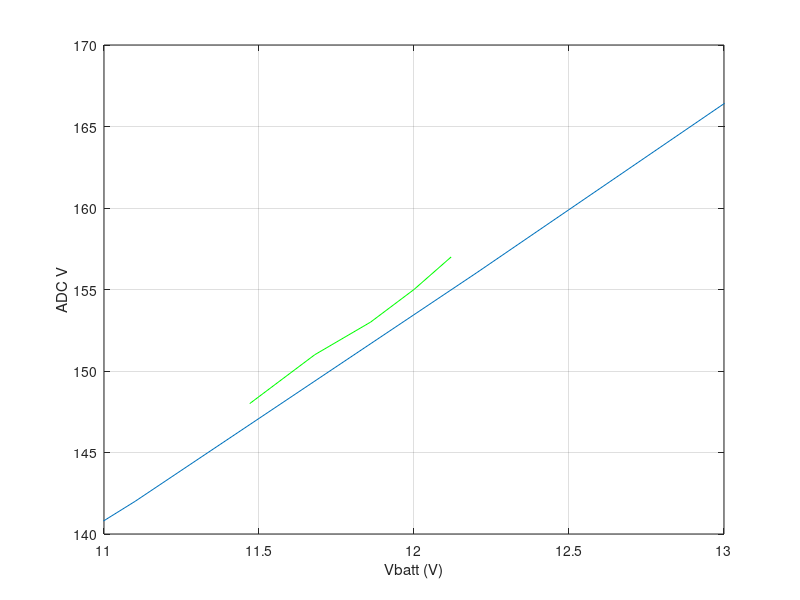

This chart was generated by the following MATLAB code:
% 0.1 ohm current sense resistor 20 June 2009

% Vbatt VbattADC IADC
d = [ 
[  9.2 118 ]
[ 10.0 129 ]
[ 11.1 142 ]
[ 12.2 156 ]
[ 13.2 169 ]
[ 14.0 179 ]
]

d1 = [ 
[ 12.12 157 ]
[ 12.00 155 ]
[ 11.86 153 ]
[ 11.68 151 ]
[ 11.47 148 ]
]

figure(1)
plot(d(:,1), d(:,2))
hold on
plot(d1(:,1), d1(:,2),'g')
hold off
ylabel("ADC V"); xlabel("Vbatt (V)");
grid
axis([11 13 140 170])

